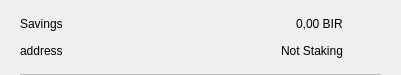
<?xml version="1.0" encoding="UTF-8"?>
<ui version="4.0">
 <class>CSRow</class>
 <widget class="QWidget" name="CSRow">
  <property name="geometry">
   <rect>
    <x>0</x>
    <y>0</y>
    <width>401</width>
    <height>75</height>
   </rect>
  </property>
  <property name="windowTitle">
   <string>Form</string>
  </property>
  <layout class="QVBoxLayout" name="verticalLayout">
   <property name="spacing">
    <number>0</number>
   </property>
   <property name="leftMargin">
    <number>20</number>
   </property>
   <property name="topMargin">
    <number>10</number>
   </property>
   <property name="rightMargin">
    <number>20</number>
   </property>
   <property name="bottomMargin">
    <number>0</number>
   </property>
   <item>
    <widget class="QWidget" name="info" native="true">
     <property name="minimumSize">
      <size>
       <width>0</width>
       <height>0</height>
      </size>
     </property>
     <layout class="QHBoxLayout" name="horizontalLayout_3">
      <property name="leftMargin">
       <number>0</number>
      </property>
      <property name="topMargin">
       <number>0</number>
      </property>
      <property name="rightMargin">
       <number>0</number>
      </property>
      <property name="bottomMargin">
       <number>10</number>
      </property>
      <item>
       <widget class="QWidget" name="container" native="true">
        <property name="minimumSize">
         <size>
          <width>0</width>
          <height>0</height>
         </size>
        </property>
        <layout class="QVBoxLayout" name="verticalLayout_2">
         <property name="spacing">
          <number>0</number>
         </property>
         <property name="leftMargin">
          <number>0</number>
         </property>
         <property name="topMargin">
          <number>0</number>
         </property>
         <property name="rightMargin">
          <number>0</number>
         </property>
         <property name="bottomMargin">
          <number>0</number>
         </property>
         <item>
          <layout class="QHBoxLayout" name="horizontalLayout">
           <item>
            <widget class="QLabel" name="labelName">
             <property name="toolTip">
              <string notr="true"/>
             </property>
             <property name="text">
              <string>Savings</string>
             </property>
            </widget>
           </item>
           <item>
            <spacer name="horizontalSpacer">
             <property name="orientation">
              <enum>Qt::Horizontal</enum>
             </property>
             <property name="sizeHint" stdset="0">
              <size>
               <width>40</width>
               <height>20</height>
              </size>
             </property>
            </spacer>
           </item>
           <item>
            <widget class="QLabel" name="labelAmount">
             <property name="text">
              <string>0,00 BIR</string>
             </property>
            </widget>
           </item>
          </layout>
         </item>
         <item>
          <layout class="QHBoxLayout" name="horizontalLayout_2">
           <item>
            <widget class="QLabel" name="labelAddress">
             <property name="toolTip">
              <string notr="true"/>
             </property>
             <property name="text">
              <string>address</string>
             </property>
            </widget>
           </item>
           <item>
            <spacer name="horizontalSpacer_2">
             <property name="orientation">
              <enum>Qt::Horizontal</enum>
             </property>
             <property name="sizeHint" stdset="0">
              <size>
               <width>40</width>
               <height>20</height>
              </size>
             </property>
            </spacer>
           </item>
           <item>
            <widget class="QLabel" name="labelStaking">
             <property name="text">
              <string>Not Staking</string>
             </property>
            </widget>
           </item>
          </layout>
         </item>
        </layout>
       </widget>
      </item>
      <item alignment="Qt::AlignHCenter|Qt::AlignVCenter">
       <widget class="QPushButton" name="pushButtonMenu">
        <property name="minimumSize">
         <size>
          <width>24</width>
          <height>24</height>
         </size>
        </property>
        <property name="maximumSize">
         <size>
          <width>32</width>
          <height>32</height>
         </size>
        </property>
        <property name="focusPolicy">
         <enum>Qt::NoFocus</enum>
        </property>
        <property name="styleSheet">
         <string notr="true">border:none; background-color:transparent;</string>
        </property>
        <property name="text">
         <string/>
        </property>
        <property name="icon">
         <iconset>
          <normaloff>://ic-menu-hover</normaloff>://ic-menu-hover</iconset>
        </property>
        <property name="iconSize">
         <size>
          <width>24</width>
          <height>24</height>
         </size>
        </property>
       </widget>
      </item>
     </layout>
    </widget>
   </item>
   <item>
    <widget class="QLabel" name="lblDivisory">
     <property name="minimumSize">
      <size>
       <width>0</width>
       <height>1</height>
      </size>
     </property>
     <property name="maximumSize">
      <size>
       <width>16777215</width>
       <height>1</height>
      </size>
     </property>
     <property name="styleSheet">
      <string notr="true">background-color:#bababa;</string>
     </property>
     <property name="text">
      <string/>
     </property>
     <property name="alignment">
      <set>Qt::AlignBottom|Qt::AlignLeading|Qt::AlignLeft</set>
     </property>
    </widget>
   </item>
  </layout>
 </widget>
 <resources/>
 <connections/>
</ui>
